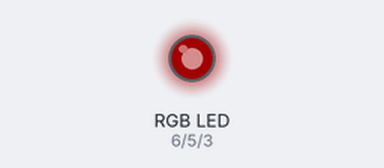
Bench run of a sketch on a simulated Arduino Uno, built with avr-gcc and run on an emulated ATmega328P. Shown: an RGB LED mixed from three pins (HIGH = lit). Dim RGB values are drawn brighter than linear.

Above: at 0.05 s.
At 0.15 s:
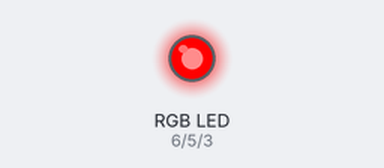
At 0.3 s:
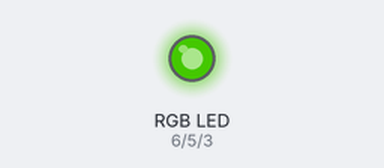
At 0.45 s:
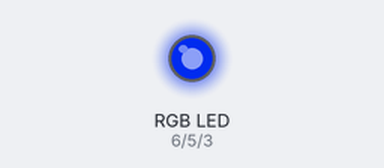
At 0.6 s:
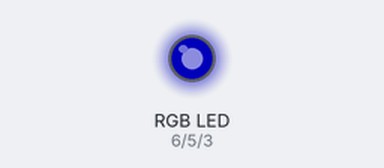
Timing chart, 0 to 3.0 s (numbered marks = the images above):
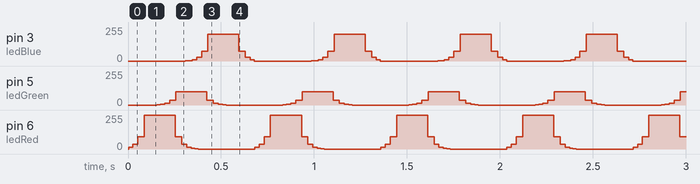

The sketch:

Mood_light.ino
```cpp
// Mood_light.ino
int ledRed = 6;
int ledGreen = 5;
int ledBlue = 3;
int colorWidth = 1000;
void setup()
{ }
void loop()
{ for(int fadeValue = 0 ; fadeValue <= 255; fadeValue ++)
{
analogWrite(ledRed, 255*exp(-((fadeValue-64)*(fadeValue-64))/
colorWidth));
analogWrite(ledGreen, 100*exp(-((fadeValue-128)*(fadeValue-128))/
colorWidth));
analogWrite(ledBlue, 200*exp(-((fadeValue-193)*(fadeValue-193))/
colorWidth));
delay(2);
}
}
```

Measured:
- by itself, pin 3 (ledBlue): repeats every 0.68 s: 3/255 0.02 s, 9/255 0.02 s, 27/255 0.03 s, 73/255 0.03 s, 200/255 0.17 s, 73/255 0.03 s, 27/255 0.03 s, 9/255 0.02 s, 0/255 0.31 s, 1/255 0.02 s
- by itself, pin 5 (ledGreen): repeats every 0.68 s: 4/255 0.02 s, 13/255 0.03 s, 36/255 0.03 s, 100/255 0.17 s, 36/255 0.03 s, 13/255 0.03 s, 4/255 0.02 s, 1/255 0.02 s, 0/255 0.30 s, 1/255 0.02 s
